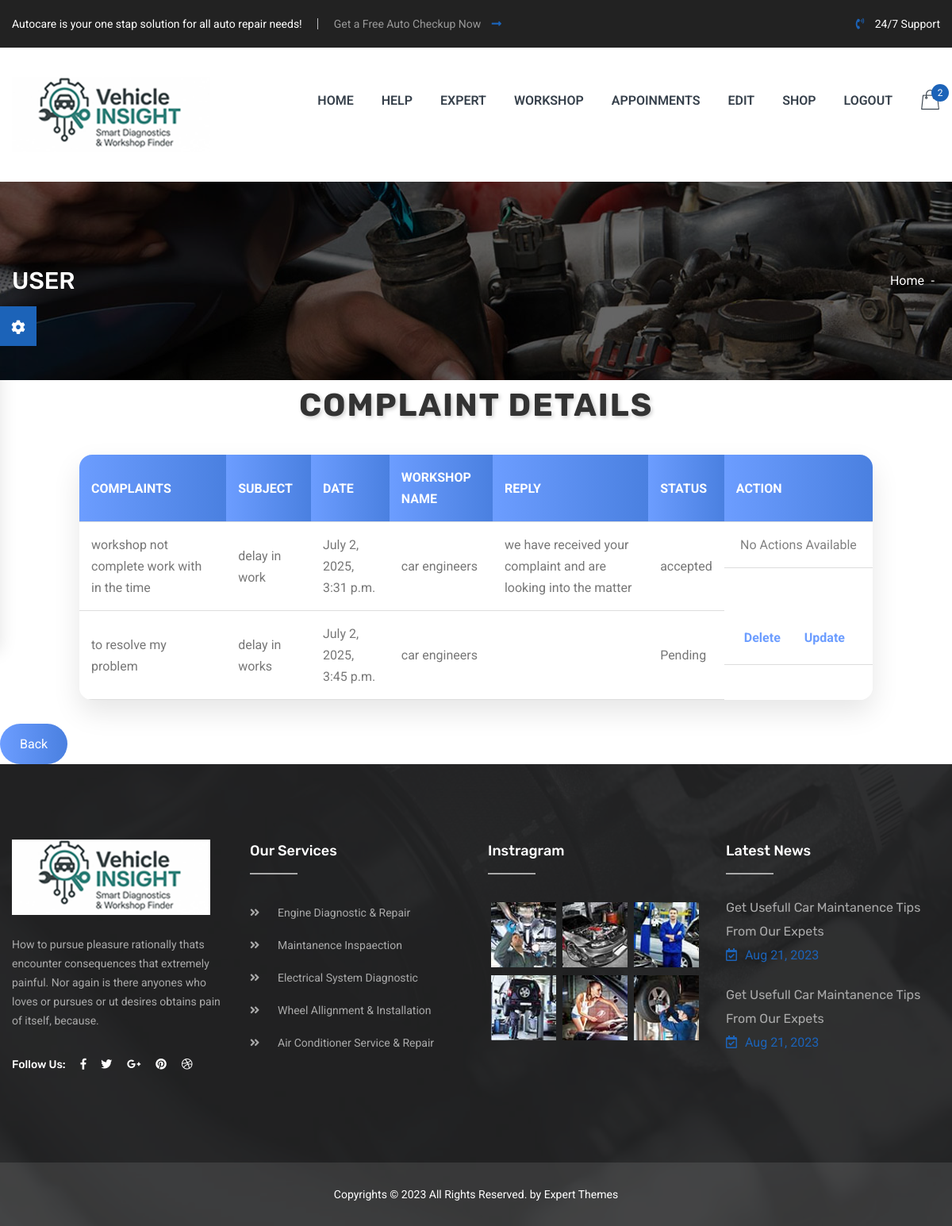
/workcomplaint (signed in), run on the app's committed database.
### appnew/models.py (models this page shows, shortened)
class complaint(models.Model):
    complaint_text = models.TextField()
    complaint_subject = models.CharField(max_length=200)
    complaint_date = models.DateTimeField(auto_now_add=True)
    complaint_user = models.ForeignKey(Users, on_delete=models.CASCADE)
    complaint_workshop = models.ForeignKey(workshop, on_delete=models.CASCADE)
    complaint_status = models.CharField(max_length=100, default='Pending')
    complaint_replay=models.CharField(max_length=100)

class workshop(models.Model):
    workshopname = models.CharField(max_length=100)
    adress = models.CharField(max_length=100)
    district = models.CharField(max_length=100)
    city = models.CharField(max_length=100)
    wcontactno = models.CharField(
        max_length=10,
        validators=[RegexValidator(regex=r'^\d{10}$', message="Contact number must be exactly 10 digits.")]
    )
    BRN=models.CharField(max_length=50,default=0)
    workshopid = models.ForeignKey(login, on_delete=models.CASCADE)
    average_rating = models.FloatField(default=0.0)
    average_rating = models.FloatField(default=0.0)
    latitude = models.FloatField(null=True, blank=True)
    longitude = models.FloatField(null=True, blank=True)

### appnew/views.py (the view)
# urls.py: path('workcomplaint',views.workcomplaint,name='workcomplaint'),
def workcomplaint(request):
    if 'userid' not in request.session:
        return redirect('userlogin')
    log=request.session.get('userid')
    logid=get_object_or_404(Users,userid=log)
    issues = complaint.objects.filter(complaint_user=logid)
    print(issues)
    return render(request,'complaintuserview.html' ,{'issues': issues})

### appnew/templates/complaintuserview.html (shortened to what this page needs)
{% extends 'userheader.html' %}
{% block content %}
<body>
  <h3>Complaint Details</h3>
  <table>
      <tr>
        <th>Complaints</th>
        <th>Subject</th>
        <th>Date</th>
        <th>Workshop Name</th>
        <th>Reply</th>
        <th>Status</th>
        <th>Action</th>
      </tr>
      {% for comp in issues %}
      <tr>
        <td data-label="Complaints">{{ comp.complaint_text }}</td>
        <td data-label="Subject">{{ comp.complaint_subject }}</td>
        <td data-label="Date">{{ comp.complaint_date }}</td>
        <td data-label="Workshop Name">{{ comp.complaint_workshop.workshopname }}</td>
        <td data-label="Reply">{{ comp.complaint_replay }}</td>
        <td data-label="Status">{{ comp.complaint_status }}</td>
        <td class="action-links" data-label="Action" style="display: flex; justify-content: space-around;">
          {% if comp.complaint_status == 'Pending' %}
          <a href="{% url 'delete_complaint' comp.id %}" onclick="return confirm('Are you sure you want to delete this complaint?');">Delete</a>
          <a href="{% url 'edit_complaint' comp.id %}" onclick="return confirm('Are you sure you want to edit this complaint?');">Update</a>
          {% else %}
          <span style="color: gray;">No Actions Available</span>
          {% endif %}
        </td>
      </tr>
      {% endfor %}
  </table>
  <button><a href="userpage">Back</a></button>
</body>
{% endblock %}

### appnew/templates/complaintuserview.html (style rules this page uses)
* { box-sizing: border-box; margin: 0; padding: 0; }
h3 { text-align: center; color: #333; margin-bottom: 30px; font-size: 2.5rem; text-transform: uppercase; letter-spacing: 2px; text-shadow: 2px 2px 5px rgba(0, 0, 0, 0.2); }
table { width: 90%; max-width: 1000px; margin: 0 auto; border-collapse: collapse; background: rgba(255, 255, 255, 0.9); border-radius: 16px; overflow: hidden; box-shadow: 0 15px 35px rgba(0, 0, 0, 0.1); animation: fadeIn 1s ease-out; }
th, td { padding: 15px; text-align: left; font-size: 1rem; border-bottom: 1px solid #ddd; }
th { background: linear-gradient(to right, #6c9dff, #4a80e0); color: white; text-transform: uppercase; font-weight: bold; }
tr:nth-child(even) { background-color: rgba(255, 255, 255, 0.1); }
td a { color: #6c9dff; text-decoration: none; font-weight: bold; padding: 5px 10px; border-radius: 5px; background-color: rgba(255, 255, 255, 0.2); transition: background-color 0.3s ease; }
.action-links a { margin-right: 10px; }
button { background: linear-gradient(to right, #6c9dff, #4a80e0); color: white; border: none; padding: 12px 25px; cursor: pointer; border-radius: 30px; font-size: 1rem; margin-top: 30px; transition: background-color 0.3s ease, transform 0.2s ease; }
button a { color: white; text-decoration: none; }

### data on the page
complaint: complaint_text "workshop not complete work with in the time", complaint_subject "delay in work", complaint_date "July 2, 2025, 3:31 p.m.", complaint_workshop.workshopname "car engineers", complaint_replay "we have received your complaint and are looking into the matter", complaint_status "accepted", shows "No Actions Available"
complaint: complaint_text "to resolve my problem", complaint_subject "delay in works", complaint_date "July 2, 2025, 3:45 p.m.", complaint_workshop.workshopname "car engineers", complaint_status "Pending", shows "Delete"
